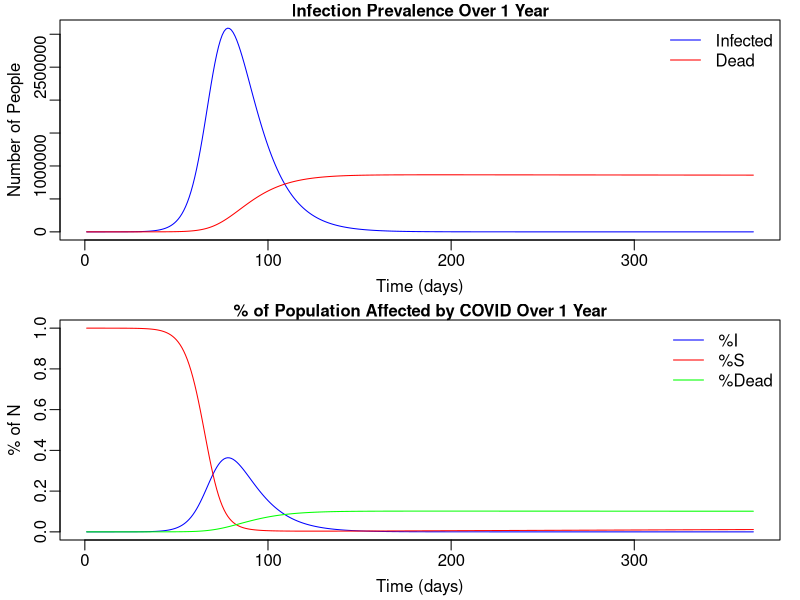
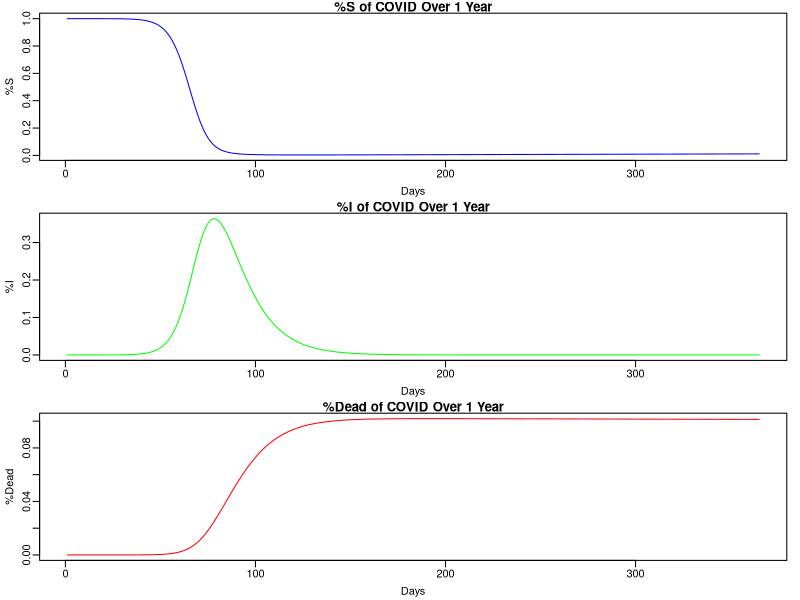

Write the R code that produced these figures, in order. (Note: this script raises an error after producing the figures.)
## ---- chunk 1
library(deSolve)

#Documented cases only 
COVID=function(times,state,parameters){
  with(as.list(c(state,parameters)),{
    
    # rate of change for DOCUMENTED cases
    dS =  -S/N * (beta.I*(1+beta1*cos(omega*times)) * I + beta.H * H) + mu*N - mu*S;
    dE = S/N * (beta.I*(1+beta1*cos(omega*times)) * I + beta.H * H)  -  alpha*E - mu*E;
    dI = alpha*E - I*( (gamma_h*theta1*(1-delta2)) + (gamma_f*(1-theta1)*(1-delta2)) + (gamma_i*(1-theta1)*delta2) ) - mu*I;
    dH = gamma_h*theta1*(1-delta2)*I - H*( (gamma_d*delta1)  +  (gamma_r*(1-delta1)) ) - mu*H;
    dR = gamma_r*(1-delta1)*H + (gamma_f*(1-theta1)*(1-delta2))*I - mu*R;
    dDead = (gamma_i*(1-theta1)*delta2)*I + H*(gamma_d*delta1) - mu*Dead;
    dcumInci = alpha * E; # cumulative incidence
    
    # return the rate of change
    list(c(dS,dE, dI,dH, dR, dDead, dcumInci))
  }) # end with(as.list...)
}

N=8500000;
I0=21;
E0=0;
cumInci0=E0+I0;
H0=R0=Dead0=0;
S0=N-I0-E0;
state=c(S=S0,E=E0,I=I0,H=H0,R=R0,Dead=Dead0,cumInci=cumInci0)

## parameters for the COVID outbreak 2019 for DOCUMENTED cases with no intervention
# no intervention
alpha = 1/6.4 #latent period
gamma_f = 1/20.5 #from infected to recovered without hospitalization
gamma_i = 1/16 #from infection to death
gamma_h = 1/5.8 #from infected to hospitalized
gamma_d = 1/(16-5.8) #from hospitalization to death
gamma_r = 1/7 #rate of recovery
mu = 1/(78.7*365) #birth/death rate = 1/life expectancy in days
omega = 2*pi/365 #sinusoidal forcing

theta1 = 0.21 #proportion of infected who are hospitalized
delta1 = 0.26 #case fatality rate for hospitalized infections
delta2 = 0.0139 #case fatality rate for non-hospitalized infections
beta1 = 0.55 #peak force of infection
beta.I = 0.4 #transmission in the community
beta.H = 1/9.5 #transmission rate in hospital
times=seq(1,365,by=1) # run for 10 years

docparms.NoCtrl= c(alpha=alpha,
                   beta.I=beta.I,
                   beta.H=beta.H,
                   beta1=beta1,
                   gamma_f=gamma_f,
                   gamma_i=gamma_i,
                   mu=mu,
                   gamma_h=gamma_h,
                   gamma_d=gamma_d,
                   gamma_r=gamma_r,
                   theta1=theta1,
                   delta1=delta1,
                   delta2=delta2,
                   omega=omega)

COVID.sim=ode(y=state,times=times,func=COVID,parms=docparms.NoCtrl);
inci=COVID.sim[seq(7,nrow(COVID.sim),by=7),'cumInci']-c(0,COVID.sim[seq(7,nrow(COVID.sim)-7,by=7),'cumInci']) #weekly incidence
death_week=COVID.sim[seq(7,nrow(COVID.sim),by=7),'Dead']-c(0,COVID.sim[seq(7,nrow(COVID.sim)-7,by=7),'Dead']) #weekly death incidence 

i.sim=COVID.sim[,'I']/N  # %I
s.sim=COVID.sim[,'S']/N #%S
d.sim=COVID.sim[,'Dead']/N # %Dead
all.sim=cbind(i.sim,s.sim,d.sim)
## ---- chunk 2
#Plot 
par(mfrow=c(2,1),mar=c(3,3,1,1),mgp=c(1.8,.5,0))
matplot(COVID.sim[,'time'], COVID.sim[,c('I','Dead')],type='l', 
        lwd=1,col=c('blue','red'),lty=1, main='Infection Prevalence Over 1 Year', cex.main=1,
        ylab='Number of People',xlab='Time (days)')
legend('topright',c('Infected','Dead'),col=c('blue','red'),
       lty=1, cex=1, lwd=1, bty='n')

matplot(all.sim[,c('i.sim','s.sim','d.sim')],type='l', 
     lwd=1,col=c('blue','red','green'),lty=1, main='% of Population Affected by COVID Over 1 Year', cex.main=1,
     ylab='% of N',xlab='Time (days)')
legend('topright',c('%I','%S','%Dead'),col=c('blue','red','green'),
       lty=1, cex=1, lwd=1, bty='n')

par(mfrow=c(3,1),mar=c(3,3,1,1),mgp=c(1.8,.5,0))
plot(s.sim,ylab='%S',xlab='Days',type='l',lwd=1, main="%S of COVID Over 1 Year",col='blue')
plot(i.sim,ylab='%I',xlab='Days',type='l',lwd=1, main="%I of COVID Over 1 Year",col='green')
plot(d.sim,ylab='%Dead',xlab='Days',type='l',lwd=1, main="%Dead of COVID Over 1 Year",col='red')
## ---- chunk 3
library(deSolve)
COVID=function(times,state,parameters){
  with(as.list(c(state,parameters)),{
  #age 0-15
    dS1 = mu*N - sum(BETA[1,]*c(A1,A2,A3,A4))*(1+beta1*cos(omega*times))*n[1] - l1*S1;
    dE1 = sum(BETA[1,]*c(A1,A2,A3,A4))*(1+beta1*cos(omega*times))*n[1] - E1*(alpha*theta[1] - alpha*(1-theta[1])) - l1*E1;
    dA1 = E1*alpha*theta[1] - gamma*A1 - l1*A1;
    dM1 = E1*(alpha*(1-theta[1])) - gamma*rho[1]*M1 - gamma*(1-rho[1])*M1 - l1*M1;
    dH1 = gamma*rho[1]*M1 + kappa_c[1]*C1 - kappa_h[1]*H1 - gamma_h[1]*H1 - l1*H1;
    dR1 = gamma*A1 + gamma*(1-rho[1])*M1 + gamma_h[1]*H1 * - l1*R1;
    dC1 = kappa_h[1]*H1 - kappa_c[1]*C1 - sigma[1]*C1 - l1*C1;
    dDead1 = sigma[1]*C1;
    dcumInci1 = E1*alpha;
  #age 15-29
    dS2 = l1*S1 - sum(BETA[2,]*c(A1,A2,A3,A4))*(1+beta1*cos(omega*times))*n[2] - l2*S2;
    dE2 = l1*E1 + sum(BETA[2,]*c(A1,A2,A3,A4))*(1+beta1*cos(omega*times))*n[2] - E2*(alpha*theta[2] - alpha*(1-theta[2])) - l2*E2;
    dA2 = l1*A1 + E2*alpha*theta[2] - gamma*A2 - l2*A2;
    dM2 = l1*M1 + E2*(alpha*(1-theta[2])) - gamma*rho[2]*M2 - gamma*(1-rho[2])*M2 - l2*M2;
    dH2 = l1*H1 + gamma*rho[2]*M1 + kappa_c[2]*C2 - kappa_h[2]*H2 - gamma_h[2]*H2 - l2*H2;
    dR2 = l1*R1 + gamma*A2 + gamma*(1-rho[2])*M2 + gamma_h[1]*H2 - l2*R2;
    dC2 = l1*C1 + kappa_h[2]*H2 - kappa_c[2]*C2 - sigma[2]*C2 - l2*C2;
    dDead2 = sigma[2]*C2;
    dcumInci2 = E2*alpha;
  #age 30-59
    dS3 = l2*S2 - sum(BETA[3,]*c(A1,A2,A3,A4))*(1+beta1*cos(omega*times))*n[2] - l3*S3;
    dE3 = l2*E2 + sum(BETA[3,]*c(A1,A2,A3,A4))*(1+beta1*cos(omega*times))*n[3] - E3*(alpha*theta[3] - alpha*(1-theta[3])) - l3*E3;
    dA3 = l2*A2 + E3*alpha*theta[3] - gamma*A3 - l3*A3;
    dM3 = l2*M2 + E3*(alpha*(1-theta[3])) - gamma*rho[3]*M3 - gamma*(1-rho[3])*M3 - l3*M3;
    dH3 = l2*H2 + gamma*rho[3]*M1 + kappa_c[3]*C3 - kappa_h[3]*H3 - gamma_h[3]*H3 - l3*H3;
    dR3 = l2*R2 + gamma*A3 + gamma*(1-rho[3])*M3 + gamma_h[3]*H3 - l3*R3;
    dC3 = l2*C2 + kappa_h[3]*H3 - kappa_c[3]*C3 - sigma[3]*C3 - l3*C3;
    dDead3 = sigma[3]*C3;
    dcumInci3 = E3*alpha;
  #age 59+
    dS4 = l3*S3 - sum(BETA[4,]*c(A1,A2,A3,A4))*(1+beta1*cos(omega*times))*n[4] - mu*S4;
    dE4 = l3*E3 + sum(BETA[4,]*c(A1,A2,A3,A4))*(1+beta1*cos(omega*times))*n[4] - E4*(alpha*theta[4] - alpha*(1-theta[4])) - mu*E4;
    dA4 = l3*A3 + E4*alpha*theta[4] - gamma*A4 - mu*A4;
    dM4 = l3*M3 + E4*(alpha*(1-theta[4])) - gamma*rho[4]*M4 - gamma*(1-rho[4])*M4 - mu*M4;
    dH4 = l3*H3 +gamma*rho[4]*M4 + kappa_c[4]*C4 - kappa_h[4]*H4 - gamma_h[4]*H4 - mu*H4;
    dR4 = l3*R3 + gamma*A4 + gamma*(1-rho[4])*M4 + gamma_h[4]*H4 - mu*R4;
    dC4 = l3*C3 + kappa_h[4]*H4 - kappa_c[4]*C4 - sigma[4]*C4 - mu*C4;
    dDead4 = sigma[4]*C4;
    dcumInci4 = E4*alpha;
    
          # return the rate of change
    list(c(dS1, dS2, dS3, dS4, dE1, dE2, dE3, dE4, dA1, dA2, dA3, dA4, dM1, dM2, dM3, dM4, dH1, dH2, dH3, dH4, dR1, dR2, dR3, dR4, dC1, dC2, dC3, dC4, dDead1, dDead2, dDead3, dDead4, dcumInci1, dcumInci2,dcumInci3,dcumInci4))
  }) # end with(as.list...)
}

l1 = 1/(15*365); #15 years
l2 = 1/(29*365) #29 years
l3 = 1/(59*365) #59 years
N=8500000;
n=c(0.19, 0.23, 0.43, 0.15);
A0=c(1,1,1,1);
M0=c(1,1,1,1);
E0=H0=cumInci0=C0=R0=Dead0=rep(0,4);
S0=N*n-A0;
  
beta1 = 1.12 #peak infection
alpha = 1/3.69 #latent period
gamma = 1/3.47 #infectious period
rho = c(0.03,0.06,0.09,0.12) #proportion progressing to severe infection
mu = 1/(78.7*365) #birth/death rate = 1/life expectancy in days
theta = c(0.95,0.9,0.85,0.8) #proportion asymptomatic
kappa_h = c(0.1/11,0.13/11,0.16/13,0.19/13) #proportion of severe to critical infection
gamma_h = c(0.9/4,0.87/4,0.84/6,0.81/6) #proportion of severe to recovered
kappa_c = c(0.35/5,0.25/5,0.15/6,0.05/6) #proportion of critical back to severe infection
sigma = c(0.65/9,0.75/9,0.85/10,0.95/10) #proportion of critical  to recovered
omega = 2*pi/365 #sinusoidal forcing
times=seq(1,365,by=1) 

#beta matrix
gamma*(5/3)/(1-theta)
0.7*gamma*(5/3)/(1-theta)
gamma*(5/3)/(theta)
gamma*(2.5/3)/(1-theta)
0.7*gamma*(2.5/3)/(1-theta)
gamma*(2.5/3)/(theta)

beta=matrix(c(4.80,1.68,1.12,0.84,
              1.68,2.40,1.68,0.60,
              1.12,1.68,1.60,2.24,
              0.84,0.60,1.12,1.20),4,4,byrow=T)
Nmatrix=diag(n,4,4);
r0= eigen(Nmatrix %*% beta)$values[1]
b = 2.5/r0*gamma
BETA=matrix(c(4.80,1.68,1.12,0.84,
              1.68,2.40,1.68,0.60,
              1.12,1.68,1.60,2.24,
              0.84,0.60,1.12,1.20),4,4,byrow=T)*b

state=c(S1=S0[1],S2=S0[2],S3=S0[3],S4=S0[4],
        E1=E0[1],E2=E0[2],E3=E0[3],E4=E0[4],
        A1=A0[1],A2=A0[2],A3=A0[3],A4=A0[4],
        M1=A0[1],M2=M0[2],M3=M0[3],M4=M0[4],
        H1=A0[1],H2=H0[2],H3=H0[3],H4=H0[4],
        R1=R0[1],R2=R0[2],R3=R0[3],R4=R0[4],
        C1=C0[1],C2=C0[2],C3=C0[3],C4=C0[4],
        Dead1=Dead0[1],Dead2=Dead0[2],Dead3=Dead0[3],Dead4=Dead0[4],
        cumInci1=cumInci0[1],cumInci2=cumInci0[2],cumInci3=cumInci0[3],cumInci4=cumInci0[4])

parameters=c(BETA=BETA,mu=mu,gamma=gamma,alpha=alpha,rho=rho,theta=theta,kappa_h=kappa_h,gamma_h=gamma_h,kappa_c=kappa_c,
             sigma=sigma,omega=omega,N=N,beta1=beta1)    
## ---- chunk 4
library(deSolve)
COVID=function(times,state,parameters){
  with(as.list(c(state,parameters)),{
  #age 0-15
    dS1 = mu*N - sum(BETA[1,]*c(A1,A2,A3,A4))*(1+beta1*cos(omega*times))*n[1] - l1*S1;
    dE1 = sum(BETA[1,]*c(A1,A2,A3,A4))*(1+beta1*cos(omega*times))*n[1] - E1*(alpha*theta[1] - alpha*(1-theta[1])) - l1*E1;
    dA1 = E1*alpha*theta[1] - gamma*A1 - l1*A1;
    dM1 = E1*(alpha*(1-theta[1])) - gamma*rho[1]*M1 - gamma*(1-rho[1])*M1 - l1*M1;
    dH1 = gamma*rho[1]*M1 + kappa_c[1]*C1 - kappa_h[1]*H1 - gamma_h[1]*H1 - l1*H1;
    dR1 = gamma*A1 + gamma*(1-rho[1])*M1 + gamma_h[1]*H1 * - l1*R1;
    dC1 = kappa_h[1]*H1 - kappa_c[1]*C1 - sigma[1]*C1 - l1*C1;
    dDead1 = sigma[1]*C1;
    dcumInci1 = E1*alpha;
  #age 15-29
    dS2 = l1*S1 - sum(BETA[2,]*c(A1,A2,A3,A4))*(1+beta1*cos(omega*times))*n[2] - l2*S2;
    dE2 = l1*E1 + sum(BETA[2,]*c(A1,A2,A3,A4))*(1+beta1*cos(omega*times))*n[2] - E2*(alpha*theta[2] - alpha*(1-theta[2])) - l2*E2;
    dA2 = l1*A1 + E2*alpha*theta[2] - gamma*A2 - l2*A2;
    dM2 = l1*M1 + E2*(alpha*(1-theta[2])) - gamma*rho[2]*M2 - gamma*(1-rho[2])*M2 - l2*M2;
    dH2 = l1*H1 + gamma*rho[2]*M1 + kappa_c[2]*C2 - kappa_h[2]*H2 - gamma_h[2]*H2 - l2*H2;
    dR2 = l1*R1 + gamma*A2 + gamma*(1-rho[2])*M2 + gamma_h[1]*H2 - l2*R2;
    dC2 = l1*C1 + kappa_h[2]*H2 - kappa_c[2]*C2 - sigma[2]*C2 - l2*C2;
    dDead2 = sigma[2]*C2;
    dcumInci2 = E2*alpha;
  #age 30-59
    dS3 = l2*S2 - sum(BETA[3,]*c(A1,A2,A3,A4))*(1+beta1*cos(omega*times))*n[3] - l3*S3;
    dE3 = l2*E2 + sum(BETA[3,]*c(A1,A2,A3,A4))*(1+beta1*cos(omega*times))*n[3] - E3*(alpha*theta[3] - alpha*(1-theta[3])) - l3*E3;
    dA3 = l2*A2 + E3*alpha*theta[3] - gamma*A3 - l3*A3;
    dM3 = l2*M2 + E3*(alpha*(1-theta[3])) - gamma*rho[3]*M3 - gamma*(1-rho[3])*M3 - l3*M3;
    dH3 = l2*H2 + gamma*rho[3]*M1 + kappa_c[3]*C3 - kappa_h[3]*H3 - gamma_h[3]*H3 - l3*H3;
    dR3 = l2*R2 + gamma*A3 + gamma*(1-rho[3])*M3 + gamma_h[3]*H3 - l3*R3;
    dC3 = l2*C2 + kappa_h[3]*H3 - kappa_c[3]*C3 - sigma[3]*C3 - l3*C3;
    dDead3 = sigma[3]*C3;
    dcumInci3 = E3*alpha;
  #age 59+
    dS4 = l3*S3 - sum(BETA[4,]*c(A1,A2,A3,A4))*(1+beta1*cos(omega*times))*n[4] - mu*S4;
    dE4 = l3*E3 + sum(BETA[4,]*c(A1,A2,A3,A4))*(1+beta1*cos(omega*times))*n[4] - E4*(alpha*theta[4] - alpha*(1-theta[4])) - mu*E4;
    dA4 = l3*A3 + E4*alpha*theta[4] - gamma*A4 - mu*A4;
    dM4 = l3*M3 + E4*(alpha*(1-theta[4])) - gamma*rho[4]*M4 - gamma*(1-rho[4])*M4 - mu*M4;
    dH4 = l3*H3 +gamma*rho[4]*M4 + kappa_c[4]*C4 - kappa_h[4]*H4 - gamma_h[4]*H4 - mu*H4;
    dR4 = l3*R3 + gamma*A4 + gamma*(1-rho[4])*M4 + gamma_h[4]*H4 - mu*R4;
    dC4 = l3*C3 + kappa_h[4]*H4 - kappa_c[4]*C4 - sigma[4]*C4 - mu*C4;
    dDead4 = sigma[4]*C4;
    dcumInci4 = E4*alpha;
    
          # return the rate of change
    list(c(dS1, dS2, dS3, dS4, dE1, dE2, dE3, dE4, dA1, dA2, dA3, dA4, dM1, dM2, dM3, dM4, dH1, dH2, dH3, dH4, dR1, dR2, dR3, dR4, dC1, dC2, dC3, dC4, dDead1, dDead2, dDead3, dDead4, dcumInci1, dcumInci2,dcumInci3,dcumInci4))
  }) # end with(as.list...)
}

l1 = 1/(15*365); #15 years
l2 = 1/(29*365) #29 years
l3 = 1/(59*365) #59 years
N=8500000;
n=c(0.19, 0.23, 0.43, 0.15);
A0=c(1,1,1,1);
M0=c(1,1,1,1);
E0=H0=cumInci0=C0=R0=Dead0=rep(0,4);
S0=N*n-A0;
  
beta1 = 1.12 #peak infection
alpha = 1/3.69 #latent period
gamma = 1/3.47 #infectious period
rho = c(0.03,0.06,0.09,0.12) #proportion progressing to severe infection
mu = 1/(78.7*365) #birth/death rate = 1/life expectancy in days
theta = c(0.95,0.9,0.85,0.8) #proportion asymptomatic
kappa_h = c(0.1/11,0.13/11,0.16/13,0.19/13) #proportion of severe to critical infection
gamma_h = c(0.9/4,0.87/4,0.84/6,0.81/6) #proportion of severe to recovered
kappa_c = c(0.35/5,0.25/5,0.15/6,0.05/6) #proportion of critical back to severe infection
sigma = c(0.65/9,0.75/9,0.85/10,0.95/10) #proportion of critical  to recovered
omega = 2*pi/365 #sinusoidal forcing
times=seq(1,365,by=1) 

#beta matrix
gamma*(5/3)/(1-theta)
0.7*gamma*(5/3)/(1-theta)
gamma*(5/3)/(theta)
gamma*(2.5/3)/(1-theta)
0.7*gamma*(2.5/3)/(1-theta)
gamma*(2.5/3)/(theta)

beta=matrix(c(4.80,1.68,1.12,0.84,
              1.68,2.40,1.68,0.60,
              1.12,1.68,1.60,2.24,
              0.84,0.60,1.12,1.20),4,4,byrow=T)
Nmatrix=diag(n,4,4);
r0= eigen(Nmatrix %*% beta)$values[1]
b = 2.5/r0*gamma
BETA=matrix(c(4.80,1.68,1.12,0.84,
              1.68,2.40,1.68,0.60,
              1.12,1.68,1.60,2.24,
              0.84,0.60,1.12,1.20),4,4,byrow=T)*b

state=c(S1=S0[1],S2=S0[2],S3=S0[3],S4=S0[4],
        E1=E0[1],E2=E0[2],E3=E0[3],E4=E0[4],
        A1=A0[1],A2=A0[2],A3=A0[3],A4=A0[4],
        M1=A0[1],M2=M0[2],M3=M0[3],M4=M0[4],
        H1=A0[1],H2=H0[2],H3=H0[3],H4=H0[4],
        R1=R0[1],R2=R0[2],R3=R0[3],R4=R0[4],
        C1=C0[1],C2=C0[2],C3=C0[3],C4=C0[4],
        Dead1=Dead0[1],Dead2=Dead0[2],Dead3=Dead0[3],Dead4=Dead0[4],
        cumInci1=cumInci0[1],cumInci2=cumInci0[2],cumInci3=cumInci0[3],cumInci4=cumInci0[4])

parameters=c(BETA=BETA,mu=mu,gamma=gamma,alpha=alpha,rho=rho,theta=theta,kappa_h=kappa_h,gamma_h=gamma_h,kappa_c=kappa_c,
             sigma=sigma,omega=omega,N=N,beta1=beta1)    
## ---- chunk 5
#run for 8 weeks without social distancing
COVID.sim=ode(y=state,times=times,func=COVID,parms=parameters)

inci1=COVID.sim[seq(7,nrow(COVID.sim),by=7),'cumInci1'] #weekly incidence

death_weekD=COVID_risk.sim[seq(7,nrow(COVID_risk.sim),by=7),'DeadD']-c(0,COVID_risk.sim[seq(7,nrow(COVID_risk.sim)-7,by=7),'DeadD']) #weekly incidence of death
death_weekU=COVID_risk.sim[seq(7,nrow(COVID_risk.sim),by=7),'DeadU']-c(0,COVID_risk.sim[seq(7,nrow(COVID_risk.sim)-7,by=7),'DeadU']) #weekly incidence of death
death.week.inci = cbind(inci_D,inci_U,death_weekD,death_weekU)
death.week.inci_all = cbind(inci_D+inci_U,death_weekD+death_weekU)

i.sim_risk=(COVID_risk.sim[,'ID']+COVID_risk.sim[,'IU'])/N  # %I
s.sim_risk=(COVID_risk.sim[,'SD']+COVID_risk.sim[,'SU'])/N #%S
d.sim_risk=(COVID_risk.sim[,'DeadD']+COVID_risk.sim[,'DeadU'])/N # %Dead
all.sim_risk=cbind(i.sim_risk,s.sim_risk,d.sim_risk)


combined_sim=cbind(COVID_risk.sim[,'ID']+COVID_risk.sim[,'IU'],COVID_risk.sim[,'SD']+COVID_risk.sim[,'SU'],COVID_risk.sim[,'DeadD']+COVID_risk.sim[,'DeadU'],COVID_risk.sim[,'cumInciD']+COVID_risk.sim[,'cumInciU'], COVID_risk.sim[,'time'])

s.simD=COVID_risk.sim[,'SD']/N #%S
s.simU=COVID_risk.sim[,'SU']/N #%S
s.U =cbind(s.simD,s.simU)
## ---- chunk 6
#plot
plot(inci1,ylab='Weekly Incidence',xlab='Week',type='l',lwd=1, main="Weekly Documented Incidence of COVID over 1 Year",col='blue')
plot(inci_U,ylab='Weekly Incidence',xlab='Week',type='l',lwd=1, main="Weekly Undocumented Incidence of COVID over 1 Year",col='red')

#Plot 
par(mfrow=c(2,1),mar=c(3,3,1,1),mgp=c(1.8,.5,0))
matplot(COVID_risk.sim[,'time'], COVID_risk.sim[,c('cumInciD','DeadD')],type='l', 
        lwd=1,col=c('blue','red'),lty=1, main='Infection Prevalence Over 100 Years with Risk Structured Model', cex.main=1,
        ylab='Number of People',xlab='Time (days)')
legend('right',c('Documented Infected','Documented Dead'),col=c('blue','red'),
       lty=1, cex=1, lwd=1, bty='n')
matplot(COVID_risk.sim[,'time'], COVID_risk.sim[,c('cumInciU','DeadU')],type='l', 
        lwd=1,col=c('blue','red'),lty=1, main='Infection Prevalence Over 100 Years with Risk Structured Model', cex.main=1,
        ylab='Number of People',xlab='Time (days)')
legend('right',c('Undocumented Infected', 'Undocumented Dead'),col=c('blue','red'),
       lty=1, cex=1, lwd=1, bty='n')

matplot(all.sim_risk[,c('i.sim_risk','s.sim_risk','d.sim_risk')],type='l', 
        lwd=1,col=c('blue','red','green'),lty=1, main='% of Population Affected by COVID Over 100 Years', cex.main=1,
        ylab='% of N',xlab='Time (days)')
legend('topright',c('%I','%S','%Dead'),col=c('blue','red','green'),
       lty=1, cex=1, lwd=1, bty='n')

matplot(s.U[,c('s.simD','s.simU')],type='l', 
        lwd=1,col=c('blue','red','green'),lty=1, main='%S of Population Affected by COVID Over 100 Years', cex.main=1,
        ylab='% of N',xlab='Time (days)')
legend('right',c('Documented','Undocumented'),col=c('blue','red','green'),
       lty=1, cex=1, lwd=1, bty='n')
## ---- chunk 7
plot(inci_D,ylab='Weekly Incidence',xlab='Week',type='l',lwd=1, main="Weekly Documented Incidence of COVID over 100 Years",col='blue',xlim=c(0,52))
plot(inci_U,ylab='Weekly Incidence',xlab='Week',type='l',lwd=1, main="Weekly Undocumented Incidence of COVID over 100 Years",col='red',xlim=c(0,52))

par(mfrow=c(2,1),mar=c(3,3,1,1),mgp=c(1.8,.5,0))
matplot(COVID_risk.sim[,'time'], COVID_risk.sim[,c('cumInciD','DeadD')],type='l', 
        lwd=1,col=c('blue','red'),lty=1, main='Infection Prevalence Over 1 Year with Risk Structured Model', cex.main=1,
        ylab='Number of People',xlab='Time (days)', xlim=c(0,365))
legend('right',c('Documented Infected','Documented Dead'),col=c('blue','red','green','purple'),
       lty=1, cex=1, lwd=1, bty='n')
matplot(COVID_risk.sim[,'time'], COVID_risk.sim[,c('cumInciU','DeadU')],type='l', 
        lwd=1,col=c('blue','red'),lty=1, main='Infection Prevalence Over 1 Year with Risk Structured Model', cex.main=1,
        ylab='Number of People',xlab='Time (days)',xlim=c(0,365))
legend('right',c('Undocumented Infected', 'Undocumented Dead'),col=c('blue','red'),
       lty=1, cex=1, lwd=1, bty='n')

matplot(all.sim_risk[,c('i.sim_risk','s.sim_risk','d.sim_risk')],type='l', 
        lwd=1,col=c('blue','red','green'),lty=1, main='% of Population Affected by COVID Over 1 Year', cex.main=1,
        ylab='% of N',xlab='Time (days)',xlim=c(0,365))
legend('topright',c('%I','%S','%Dead'),col=c('blue','red','green'),
       lty=1, cex=1, lwd=1, bty='n')

matplot(s.U[,c('s.simD','s.simU')],type='l', 
        lwd=1,col=c('blue','red','green'),lty=1, main='%S of Population Affected by COVID Over 1 Year', cex.main=1,
        ylab='% of N',xlab='Time (days)', xlim=c(0,365))
legend('right',c('Documented','Undocumented'),col=c('blue','red','green'),
       lty=1, cex=1, lwd=1, bty='n')
